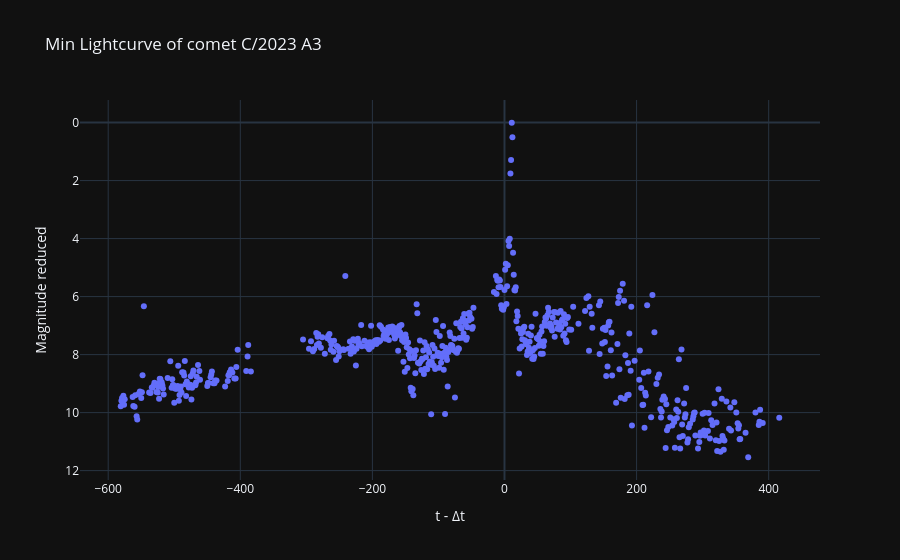

Source (notebook cell):
### Code cell
# Gráfica de luz interna
labels = {'delta_t':'t - Δt','magnitud_reducida':'Magnitude reduced'}
fig = px.scatter(curva_de_luz_agrupada_max_v2_df, x='delta_t', y='magnitud_reducida', template= 'plotly_dark', labels= labels, title=f'Min Lightcurve of comet {nombre_cometa}')
fig.update_yaxes(autorange="reversed")
fig.show()

### Figure 1 — Plotly figure (JSON) as saved in the notebook; plotly's stock layout.template omitted (floating-point values rounded to 4 significant figures; data arrays with more than 128 entries replaced by an {"elided": "..."} marker saying what was removed)
{"data": [{"hovertemplate": "t - Δt=%{x}<br>Magnitude reduced=%{y}<extra></extra>", "legendgroup": "", "marker": {"color": "#636efa", "symbol": "circle"}, "mode": "markers", "name": "", "orientation": "v", "showlegend": false, "type": "scatter", "x": {"elided": "563 int values"}, "xaxis": "x", "y": {"elided": "563 float values"}, "yaxis": "y"}], "layout": {"legend": {"tracegroupgap": 0}, "title": {"text": "Min Lightcurve of comet C/2023 A3"}, "xaxis": {"anchor": "y", "domain": [0, 1], "title": {"text": "t - Δt"}}, "yaxis": {"anchor": "x", "autorange": "reversed", "domain": [0, 1], "title": {"text": "Magnitude reduced"}}}}
